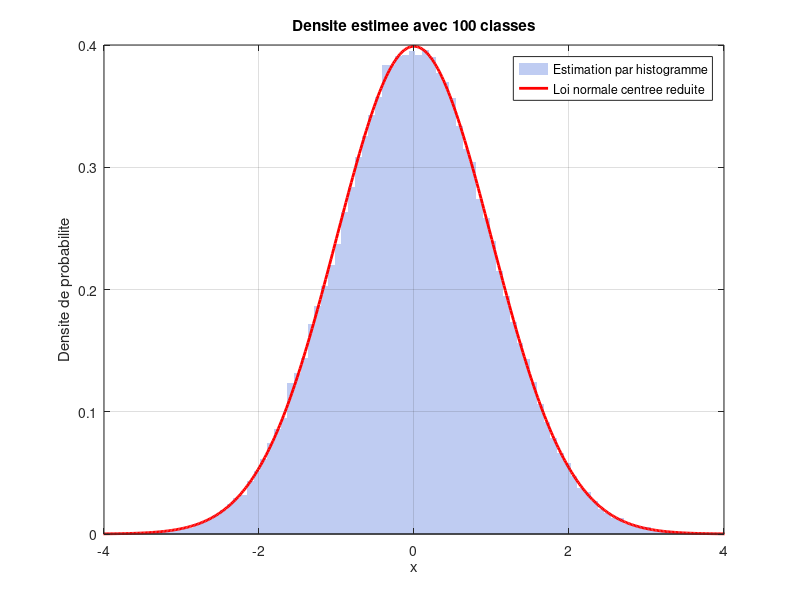

Source code (MATLAB):
%% Exercice 8 - Estimation de la densite de probabilite par histogramme
% Enonce : tracer la densite de probabilite estimee avec 100 classes.
%
% Remarque : le corrige utilisait hist, fonction devenue obsolete. On utilise
% histcounts lorsqu'elle est disponible (MATLAB recent), avec une solution de
% repli pour les environnements plus anciens. La normalisation
%       p_est = counts / (sum(counts) * largeur)
% redonne bien une densite dont l'integrale vaut 1.

clear; close all; clc;

rng(7);
N = 100000;
x = randn(1, N);
nbin = 100;

if exist('histcounts', 'file') || exist('histcounts', 'builtin')
    [counts, edges] = histcounts(x, nbin);
    centers = (edges(1:end-1) + edges(2:end)) / 2;
else
    [counts, centers] = hist(x, nbin);   %#ok<HIST>
end

largeur = mean(diff(centers));
pdf_est = counts / (sum(counts) * largeur);

figure;
bar(centers, pdf_est, 1, 'FaceColor', [0.75 0.80 0.95], ...
    'EdgeColor', 'none');
hold on;

xx = linspace(min(x), max(x), 500);
pdf_theo = exp(-xx.^2 / 2) / sqrt(2*pi);
plot(xx, pdf_theo, 'r', 'LineWidth', 2);

grid on;
xlabel('x');
ylabel('Densite de probabilite');
title(sprintf('Densite estimee avec %d classes', nbin));
legend('Estimation par histogramme', 'Loi normale centree reduite', ...
       'Location', 'best');
xlim([-4 4]);
